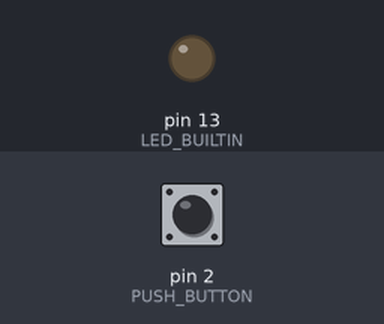
The sketch below on a simulated Arduino Uno, built with avr-gcc and run on an emulated ATmega328P. Shown: output pins drawn as LEDs (lit = HIGH). The test bench sets the inputs (shaded band); at power-on: pin 2 (PUSH_BUTTON) HIGH. What the sketch prints to the serial monitor is not drawn.

Above: at 1.2 s.
1.3 s: pin 2 (PUSH_BUTTON) pulled LOW for 0.15 s
At 2.2 s:
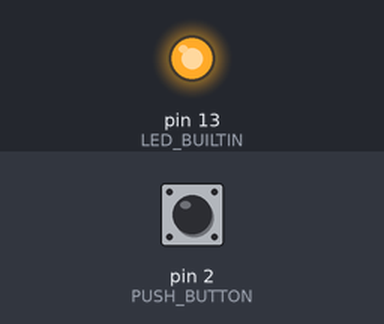
3.9 s: pin 2 (PUSH_BUTTON) pulled LOW for 1 s
At 6.3 s:
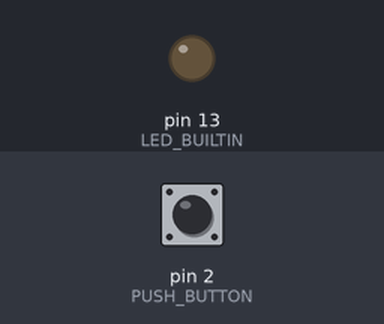
7.3 s: pin 2 (PUSH_BUTTON) pulled LOW for 3.2 s
At 11.0 s:
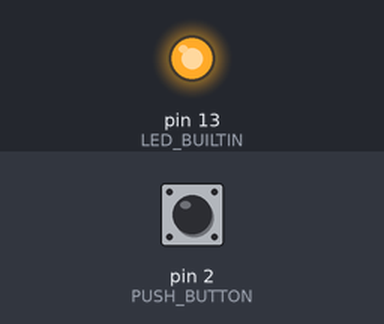
Timing chart, 0 to 13.0 s (numbered marks = the images above; inputs shaded):
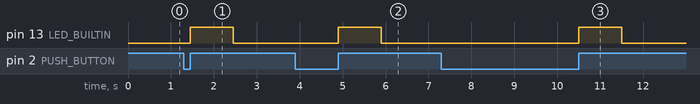

The sketch:

Attendance_Button.ino
```cpp
int PUSH_BUTTON = 2;
//int time = 1000*1;  //set delay time in seconds

void setup() {
  pinMode(LED_BUILTIN, OUTPUT);
  pinMode(PUSH_BUTTON, INPUT_PULLUP);
  Serial.begin(9600);
}

enum States {START, INIT, PRESS, DEPRESS} state;
int input;

void loop() {
  switch (state)
  {
    case START:
      digitalWrite(LED_BUILTIN, LOW);  //led off
      state = INIT;
      break;

    case INIT:
      digitalWrite(LED_BUILTIN, LOW);  //led off
      if (digitalRead(PUSH_BUTTON) == LOW)  //button press
      {
        state = PRESS;
      }
      if (digitalRead(PUSH_BUTTON) == HIGH)  //button unpress
      {
        state = INIT;
      }
      break;

    case PRESS:
      digitalWrite(LED_BUILTIN, LOW);  //led off
      if (digitalRead(PUSH_BUTTON) == HIGH)  //button unpress
      {
        state = DEPRESS;
      }
      if (digitalRead(PUSH_BUTTON) == LOW)  //button press
      {
        state = PRESS;
      }
      break;

    case DEPRESS:
      digitalWrite(LED_BUILTIN, HIGH);  //led on
      Serial.write('a');
      //delay(time);
      input = Serial.readString().toInt();
      if (input == 0)
      {
        state = INIT;
      }
      break;

    default:
      break;
  }
}
```

Measured:
- after the input at 1.3 s, pin 13 (LED_BUILTIN): LOW → HIGH after 0.15 s, → LOW 1.0 s later
- after the input at 3.9 s, pin 13 (LED_BUILTIN): LOW → HIGH after 1.0 s, → LOW 1.0 s later
- after the input at 7.3 s, pin 13 (LED_BUILTIN): LOW → HIGH after 3.2 s, → LOW 1.0 s later
